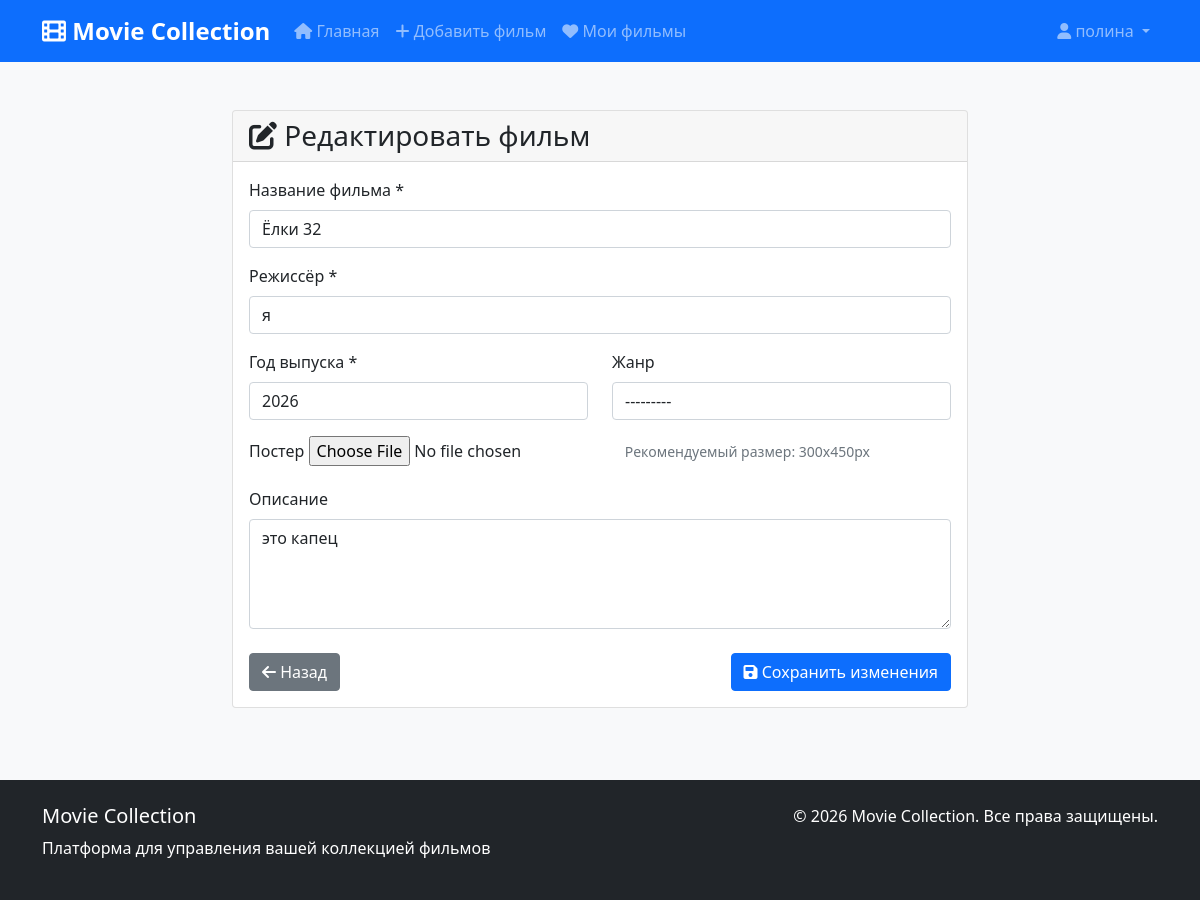
/movie/2/update/ (signed in), run on the app's committed database.
### movies/models.py (models this page shows, shortened)
class Movie(TimeStampedModel):
    title = models.CharField(
        _('Название фильма'),
        max_length=255
    )
    director = models.CharField(
        _('Режиссёр'),
        max_length=255
    )
    release_year = models.PositiveIntegerField(
        _('Год выпуска'),
        db_index=True,
        validators=[MinValueValidator(1888), MaxValueValidator(2100)]
    )
    genre = models.ForeignKey(
        Genre,
        on_delete=models.SET_NULL,
        null=True,
        blank=True,
        verbose_name=_('Жанр')
    )
    description = models.TextField(
        _('Описание'),
        blank=True
    )
    poster = models.ImageField(
        _('Постер'),
        upload_to='movie_posters/',
        null=True,
        blank=True
    )
    added_by = models.ForeignKey(
        User,
        on_delete=models.CASCADE,
        related_name='movies',
        verbose_name=_('Добавил пользователь')
    )
    class Meta:
        verbose_name = _('Фильм')
        verbose_name_plural = _('Фильмы')
        ordering = ['-created_at']
        unique_together = ['title', 'director', 'release_year']

### movies/views.py (the view, shortened to what this page needs)
# urls.py: path('movie/<int:pk>/update/', views.MovieUpdateView.as_view(), name='movie_update'),
class MovieUpdateView(OwnerRequiredMixin, SuccessMessageMixin, UpdateView):
    model = Movie
    form_class = MovieForm
    template_name = 'movies/movie_form.html'
    success_message = _('Фильм успешно обновлен')

### movies/forms.py
class MovieForm(forms.ModelForm):
    class Meta:
        model = Movie
        fields = [
            'title',
            'director',
            'release_year',
            'genre',
            'description',
            'poster'
        ]
        widgets = {
            'description': forms.Textarea(attrs={'rows': 4}),
            'release_year': forms.NumberInput(attrs={'min': 1888}),
        }
        labels = {
            'title': _('Название фильма'),
            'director': _('Режиссёр'),
            'release_year': _('Год выпуска'),
            'genre': _('Жанр'),
            'description': _('Описание'),
            'poster': _('Постер'),
        }

### core/mixins.py (called while the page is built)
    def test_func(self):
        obj = self.get_object()
        return obj.added_by == self.request.user or self.request.user.is_staff

### movies/models.py (called while the page is built)
    def __str__(self):
        return self.name

### templates/movies/movie_form.html (shortened to what this page needs)
{% extends 'base.html' %}
{% load static %}
{% block content %}
<div class="container mt-4">
    <div class="row">
        <div class="col-md-8 mx-auto">
            <div class="card">
                <div class="card-header">
                    <h3 class="mb-0">
                        {% if object %}
                            <i class="fas fa-edit"></i> Редактировать фильм
                        {% else %}
                            <i class="fas fa-plus-circle"></i> Добавить новый фильм
                        {% endif %}
                    </h3>
                </div>
                <div class="card-body">
                    <form method="post" enctype="multipart/form-data" novalidate>
                        <div class="mb-3">
                            <label for="{{ form.title.id_for_label }}" class="form-label">
                                {{ form.title.label }} *
                            </label>
                            {{ form.title }}
                        </div>
                        <div class="mb-3">
                            <label for="{{ form.director.id_for_label }}" class="form-label">
                                {{ form.director.label }} *
                            </label>
                            {{ form.director }}
                        </div>
                        <div class="row">
                            <div class="col-md-6 mb-3">
                                <label for="{{ form.release_year.id_for_label }}" class="form-label">
                                    {{ form.release_year.label }} *
                                </label>
                                {{ form.release_year }}
                            </div>
                            <div class="col-md-6 mb-3">
                                <label for="{{ form.genre.id_for_label }}" class="form-label">
                                    {{ form.genre.label }}
                                </label>
                                {{ form.genre }}
                            </div>
                        </div>
                        <div class="mb-3">
                            <label for="{{ form.poster.id_for_label }}" class="form-label">
                                {{ form.poster.label }}
                            </label>
                            {{ form.poster }}
                            <small class="form-text text-muted">
                                Рекомендуемый размер: 300x450px
                            </small>
                        </div>
                        <div class="mb-3">
                            <label for="{{ form.description.id_for_label }}" class="form-label">
                                {{ form.description.label }}
                            </label>
                            {{ form.description }}
                        </div>
                        <div class="d-flex justify-content-between mt-4">
                            <a href="{% if object %}{% url 'movies:movie_detail' object.pk %}{% else %}{% url 'movies:movie_list' %}{% endif %}"
                               class="btn btn-secondary">
                                <i class="fas fa-arrow-left"></i> Назад
                            </a>
                            <button type="submit" class="btn btn-primary">
                                <i class="fas fa-save"></i>
                                {% if object %}
                                    Сохранить изменения
                                {% else %}
                                    Добавить фильм
                                {% endif %}
                            </button>
                        </div>
                    </form>
                </div>
            </div>
        </div>
    </div>
</div>
{% endblock %}

### templates/base.html (shortened to what this page needs)
{% load static %}
<!DOCTYPE html>
<html lang="ru">
<head>
    <link href="https://cdn.jsdelivr.net/npm/bootstrap@5.1.3/dist/css/bootstrap.min.css" rel="stylesheet">
    <link rel="stylesheet" href="https://cdnjs.cloudflare.com/ajax/libs/font-awesome/6.0.0/css/all.min.css">
    <link rel="stylesheet" href="{% static 'css/style.css' %}">
</head>
<body>
    <nav class="navbar navbar-expand-lg navbar-dark bg-primary">
        <div class="container">
            <a class="navbar-brand" href="{% url 'movies:movie_list' %}">
                <i class="fas fa-film"></i> Movie Collection
            </a>
            <div class="collapse navbar-collapse" id="navbarNav">
                <ul class="navbar-nav me-auto">
                    <li class="nav-item">
                        <a class="nav-link" href="{% url 'movies:movie_list' %}">
                            <i class="fas fa-home"></i> Главная
                        </a>
                    </li>
                    <li class="nav-item">
                        <a class="nav-link" href="{% url 'movies:movie_create' %}">
                            <i class="fas fa-plus"></i> Добавить фильм
                        </a>
                    </li>
                    {% if user.is_authenticated %}
                    <li class="nav-item">
                        <a class="nav-link" href="#">
                            <i class="fas fa-heart"></i> Мои фильмы
                        </a>
                    </li>
                    {% endif %}
                </ul>
                <ul class="navbar-nav">
                    {% if user.is_authenticated %}
                        <li class="nav-item dropdown">
                            <a class="nav-link dropdown-toggle" href="#" id="navbarDropdown" role="button"
                               data-bs-toggle="dropdown">
                                <i class="fas fa-user"></i> {{ user.username }}
                            </a>
                        </li>
                    {% endif %}
                </ul>
            </div>
        </div>
    </nav>
    <main class="py-4">
        {% block content %}
        {% endblock %}
    </main>
    <footer class="bg-dark text-white mt-5 py-4">
        <div class="container">
            <div class="row">
                <div class="col-md-6">
                    <h5>Movie Collection</h5>
                    <p>Платформа для управления вашей коллекцией фильмов</p>
                </div>
                <div class="col-md-6 text-end">
                    <p>&copy; {% now "Y" %} Movie Collection. Все права защищены.</p>
                </div>
            </div>
        </div>
    </footer>
</body>
</html>

### static/css/style.css (style rules this page uses)
body { font-family: 'Segoe UI', Tahoma, Geneva, Verdana, sans-serif; background-color: #f8f9fa; min-height: 100vh; display: flex; flex-direction: column; }
main { flex: 1; }
.navbar-brand { font-weight: bold; font-size: 1.5rem; }
.btn-primary { background-color: #0d6efd; border-color: #0d6efd; }

### data on the page
Movie: title "Ёлки 32", director "я", release_year "2026", genre "---------", description "это капец"

### other printed values
{{ user.username }} "полина"
